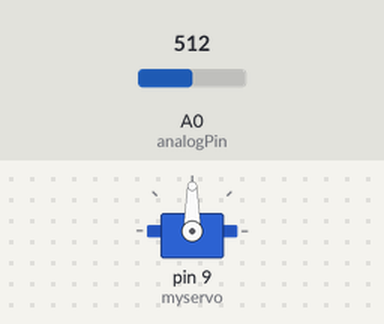
The sketch below on a simulated Arduino Uno, built with avr-gcc and run on an emulated ATmega328P. Parts: servo. Inputs (shaded band) come from the test bench; at power-on: A0 (analogPin) = 512.

Above: at 1.2 s.
1.3 s: A0 (analogPin) set to 716
At 2.7 s:
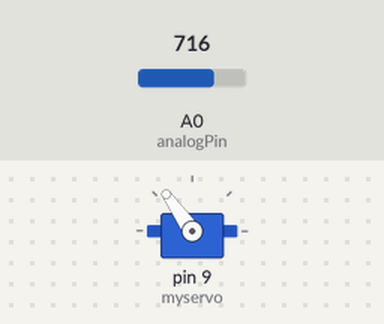
3.0 s: A0 (analogPin) set to 900
At 3.5 s:
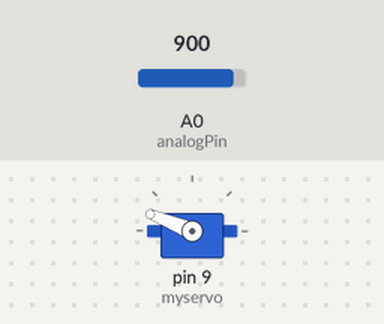
4.6 s: A0 (analogPin) set to 1023
At 5.5 s:
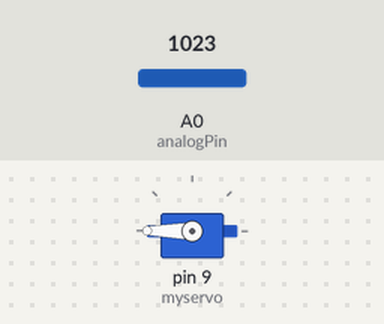
6.3 s: A0 (analogPin) set to 306
At 7.4 s:
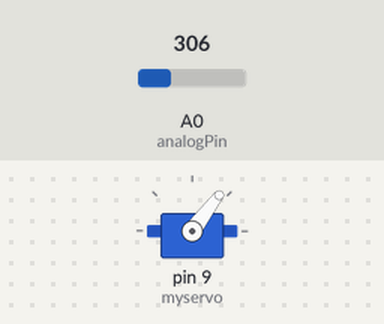
7.9 s: A0 (analogPin) set to 122
At 9.3 s:
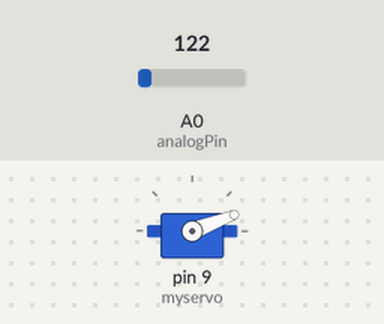
9.6 s: A0 (analogPin) set to 0
At 10.1 s:
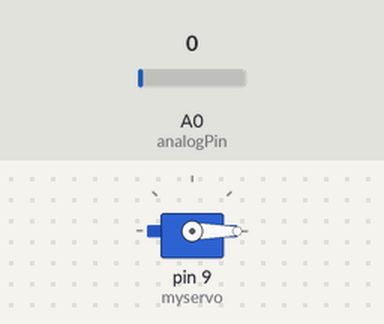
Timing chart, 0 to 12.2 s (numbered marks = the images above; inputs shaded):
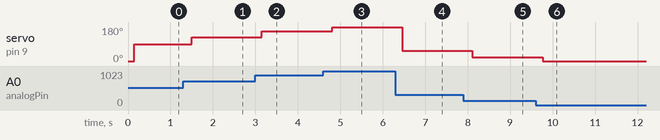

Measured:
- after the input at 1.3 s, servo on pin 9 (myservo): 90° → 125° after 0.20 s
- after the input at 3.0 s, servo on pin 9 (myservo): 125° → 158° after 0.16 s
- after the input at 4.6 s, servo on pin 9 (myservo): 158° → 180° after 0.21 s
- after the input at 6.3 s, servo on pin 9 (myservo): 180° → 53° after 0.16 s
- after the input at 7.9 s, servo on pin 9 (myservo): 53° → 21° after 0.21 s
- after the input at 9.6 s, servo on pin 9 (myservo): 21° → 0° after 0.17 s

The sketch:

Potentiometer_to_servo_v1.ino
```cpp
#include <Servo.h>
/******************************************/
Servo myservo;

const int analogPin = A0;//the analog input pin attach to
int inputValue = 0;//variable to store the value coming from sensor
int outputValue = 0;//variable to store the output value
/******************************************/
void setup()
{
  Serial.begin(9600);

  myservo.attach(9);
  myservo.write(outputValue);
}
/******************************************/
void loop()
{
  inputValue = analogRead(analogPin);//read the value from the sensor
  outputValue = map(inputValue,0,1023,0,180);//Convert from 0-1023 proportional to the number of a number of from 0 to 180
  //Serial.println();
  //Serial.print(outputValue);
  //Serial.print(" Degrees");
  delay(150);

  myservo.write(outputValue);

}
/*******************************************/
```
